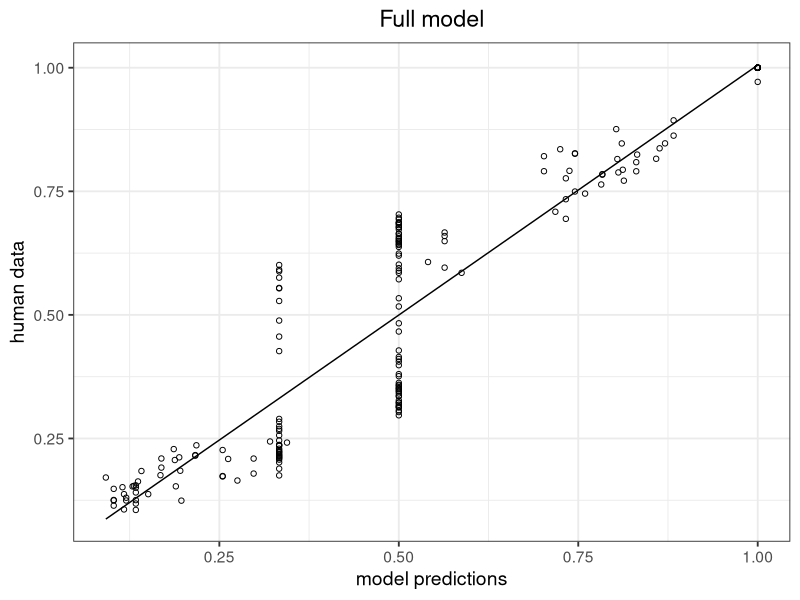
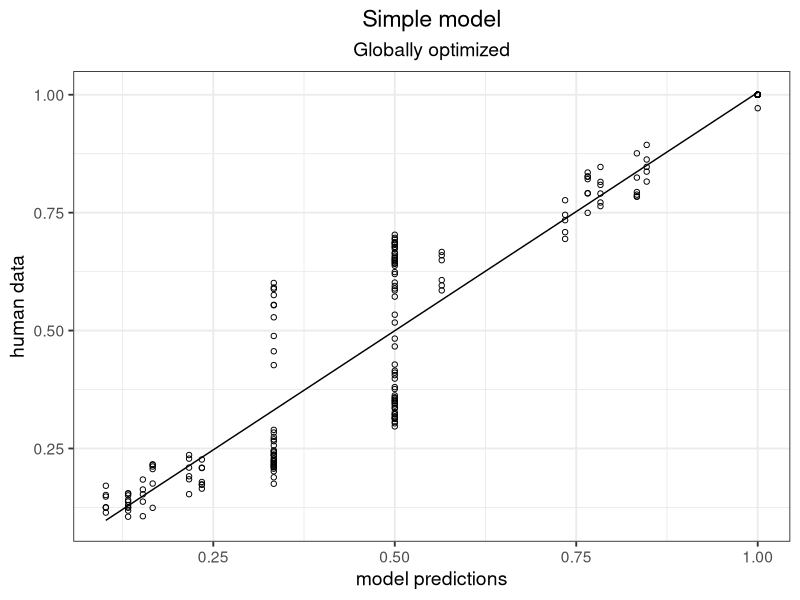
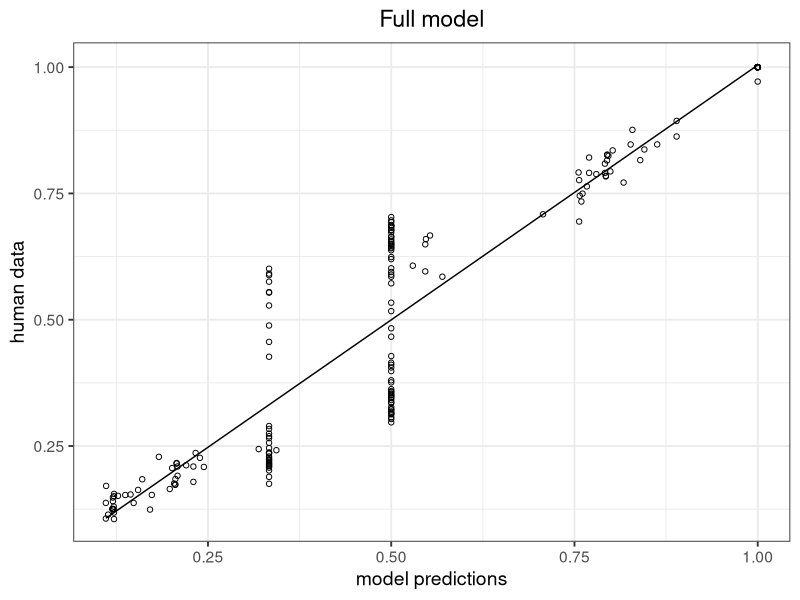
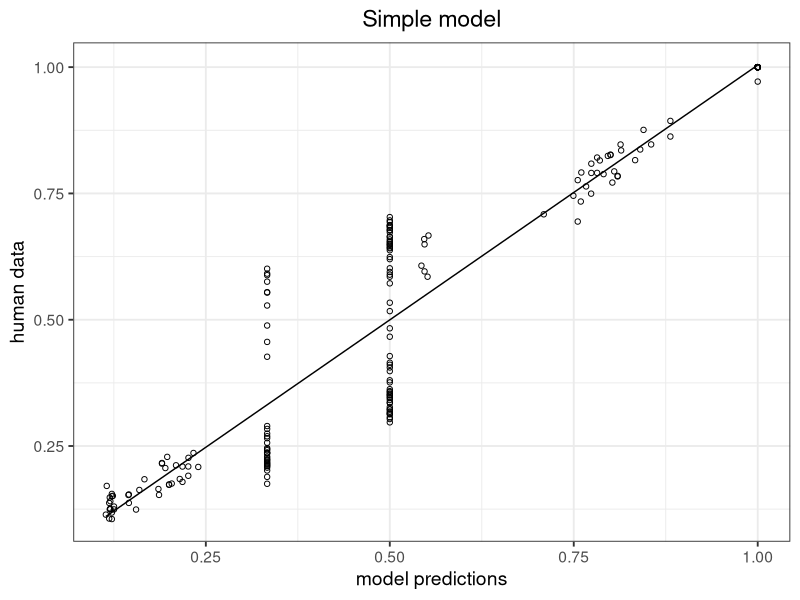
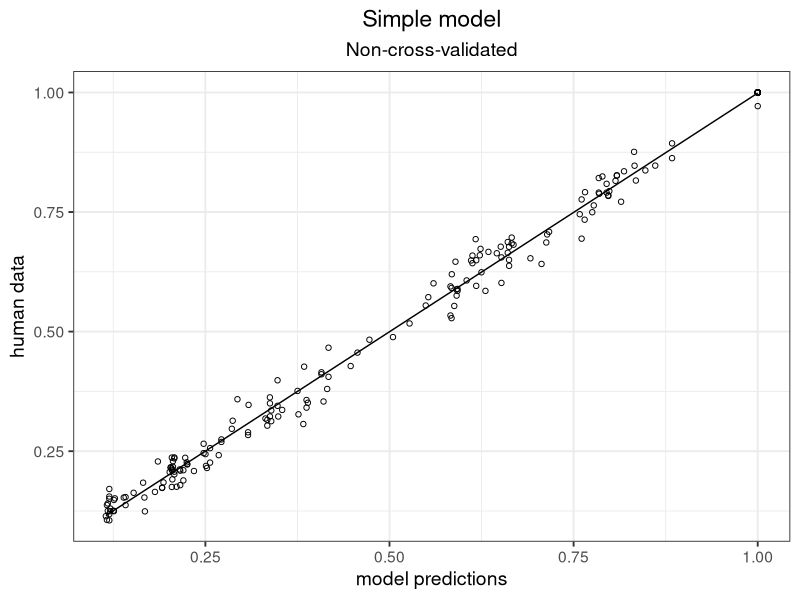
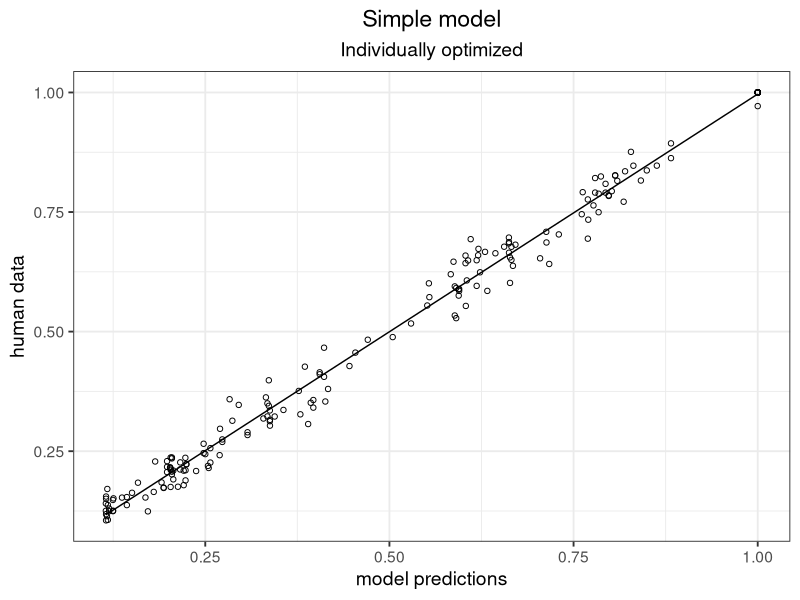
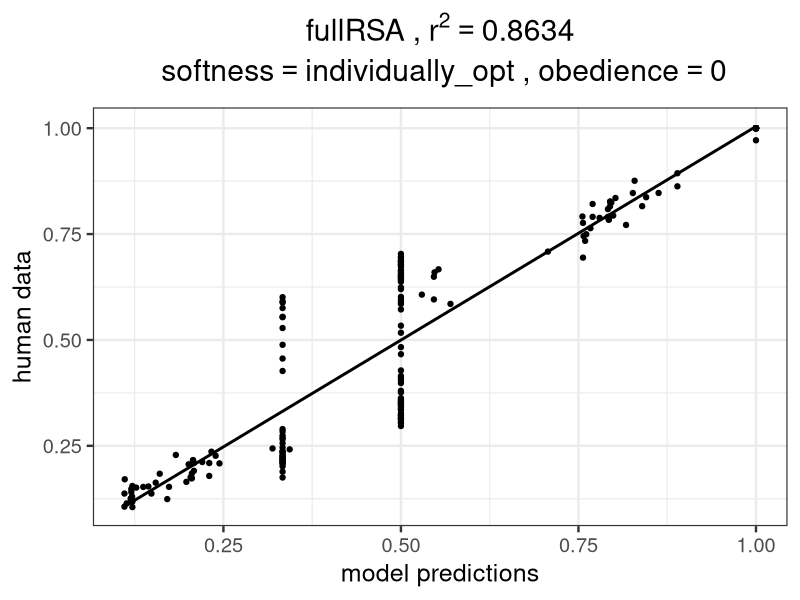
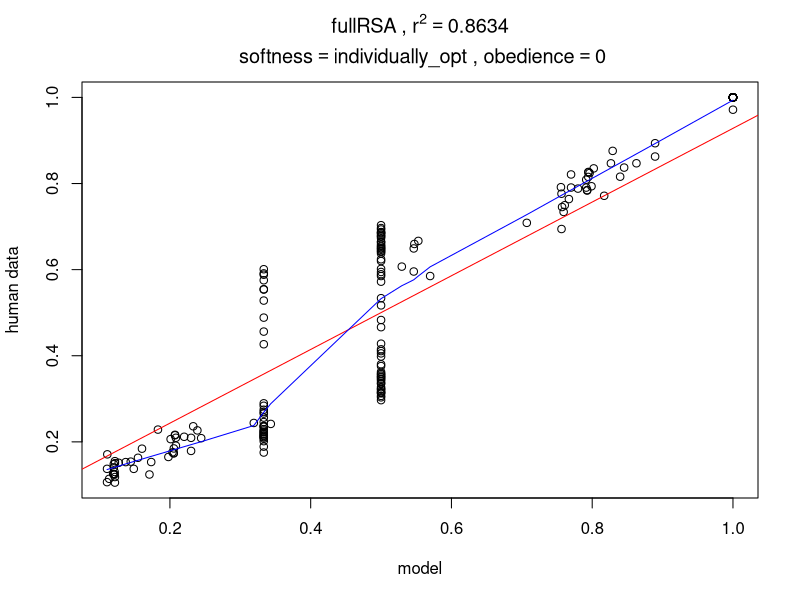

Write the R code that produced these figures, in order.
library("dplyr")
library("ggplot2")

################################################## X 4 Prior inference ##################################

# Import full csv table

setwd("~/Documents/GitHub/prior_inference/RSA_2019_08/X4_Plots")
full <- read.csv("for_scatterplots_updated.csv")
head(full)

## See what models we have ##

stats <- full %>%
    group_by(softness,obedience, alpha, cross_validated,type, Nr) %>%
    summarise(n_occur = n())
ordered <- stats[order(stats$Nr),] # Sort the summary table
print.data.frame(ordered)

##########################################################################################################

# Subset data for plotting. Fill in the template

# plotData <- subset(full, softness ==  & obedience ==  & cross_validated == " " & type == "") # for simple models
# plotData <- subset(full, softness ==  & obedience ==  & alpha == & cross_validated == " " & type == "") # for full models

# Softness, obedience, and alpha are numeric
# Cross_validated can be "yes" or "no"
# Type can be "simpleRSA" or "fullRSA"
# Nr is model number in the order they are listed in the scatterplot file. 

##########################################################################################################

### Subsets for figures in the paper. Pick one plotData subset, then run the define variables part
### Then generate the plot either with ggplot or a simple plot

## Figure \label{simple-full}

# for m23
plotData <- subset(full, softness == "globally_opt" & obedience == 0 & 
                          cross_validated == "no" & type == "fullRSA" & alpha == 1) 

r2 <- round((summary(lm(plotData$model~plotData$workerData))$r.squared), digits = 4)
softness <- unique(as.character(plotData$softness))
obedience <- unique(as.character(plotData$obedience))
type <- unique(as.character(plotData$type))
nr <- plotData$Nr[1]


figure <- ggplot(plotData, aes(x = model, y = workerData)) +
  geom_point(shape = 1) +
  stat_smooth(method = "lm",
              col = "black",
              se = FALSE,
              size = .5) +
  theme_bw(base_size = 14) +
  labs(title = "Full model")+
#  labs(title = bquote(atop
 #                     (.(type) ~"," ~ r^2 == .(r2),
 #                       ~ "softness" == .(softness) ~ "," ~ "obedience" == .(obedience)
 #                     )))+
  ylab("human data")+
  xlab("model predictions") +
  theme(plot.title = element_text(hjust = 0.5))
print(figure)
ggsave(figure, height = 3, width = 3, units = "in", filename = paste("m", nr,".pdf", sep=""))

model <- lm(formula = plotData$model~plotData$workerData)
model2 <- lm(formula = plotData$workerData~plotData$model)

model <- lm(formula = plotData$model~plotData$workerData)
summary(model)
summary(model2)

confint(model)
summary(model)
confint(model)


# for m13
plotData <- subset(full, softness == "globally_opt" & obedience == 0 & 
                     cross_validated == "no" & type == "simpleRSA") 

model <- lm(formula = plotData$model~plotData$workerData)
summary(model)
confint(model)

r2 <- round((summary(lm(plotData$model~plotData$workerData))$r.squared), digits = 4)
softness <- unique(as.character(plotData$softness))
obedience <- unique(as.character(plotData$obedience))
type <- unique(as.character(plotData$type))
nr <- plotData$Nr[1]


figure <- ggplot(plotData, aes(x = model, y = workerData)) +
  geom_point(shape = 1) +
  stat_smooth(method = "lm",
              col = "black",
              se = FALSE,
              size = .5) +
  theme_bw(base_size = 14) +
  labs(title = "Simple model", subtitle = "Globally optimized")+
  #  labs(title = bquote(atop
  #                     (.(type) ~"," ~ r^2 == .(r2),
  #                       ~ "softness" == .(softness) ~ "," ~ "obedience" == .(obedience)
  #                     )))+
  ylab("human data")+
  xlab("model predictions") +
  theme(plot.title = element_text(hjust = 0.5), plot.subtitle = element_text(hjust = 0.5))
print(figure)
ggsave(figure, height = 3, width = 3, units = "in", filename = paste("m", nr,".pdf", sep=""))



#plotData <- subset(full, softness == "individually_opt" & obedience == 0.1 & cross_validated == "yes" & type == "simpleRSA") # for m9

####### Figure \label{simple-full-individual}
# for m16
plotData <- subset(full, softness == "individually_opt" & obedience == 0 & 
                                            cross_validated == "no" & type == "fullRSA" & 
                                             alpha == "individually_opt") 
model <- lm(formula = plotData$model~plotData$workerData)
summary(model)
confint(model)

r2 <- round((summary(lm(plotData$model~plotData$workerData))$r.squared), digits = 4)
softness <- unique(as.character(plotData$softness))
obedience <- unique(as.character(plotData$obedience))
type <- unique(as.character(plotData$type))
nr <- plotData$Nr[1]


figure <- ggplot(plotData, aes(x = model, y = workerData)) +
  geom_point(shape = 1) +
  stat_smooth(method = "lm",
              col = "black",
              se = FALSE,
              size = .5) +
  theme_bw(base_size = 14) +
  labs(title = "Full model")+
  #  labs(title = bquote(atop
  #                     (.(type) ~"," ~ r^2 == .(r2),
  #                       ~ "softness" == .(softness) ~ "," ~ "obedience" == .(obedience)
  #                     )))+
  ylab("human data")+
  xlab("model predictions") +
  theme(plot.title = element_text(hjust = 0.5))
print(figure)
ggsave(figure, height = 3, width = 3, units = "in", filename = paste("m", nr,".pdf", sep=""))


# for m3                    
plotData <- subset(full, softness == "individually_opt" & obedience == 0 & 
                     cross_validated == "no" & type == "simpleRSA") 

model <- lm(formula = plotData$model~plotData$workerData)
summary(model)
confint(model)

r2 <- round((summary(lm(plotData$model~plotData$workerData))$r.squared), digits = 4)
softness <- unique(as.character(plotData$softness))
obedience <- unique(as.character(plotData$obedience))
type <- unique(as.character(plotData$type))
nr <- plotData$Nr[1]


figure <- ggplot(plotData, aes(x = model, y = workerData)) +
  geom_point(shape = 1) +
  stat_smooth(method = "lm",
              col = "black",
              se = FALSE,
              size = 0.5) +
  theme_bw(base_size = 14) +
  labs(title = "Simple model")+
  #  labs(title = bquote(atop
  #                     (.(type) ~"," ~ r^2 == .(r2),
  #                       ~ "softness" == .(softness) ~ "," ~ "obedience" == .(obedience)
  #                     )))+
  ylab("human data")+
  xlab("model predictions") +
  theme(plot.title = element_text(hjust = 0.5))
print(figure)
ggsave(figure, height = 3, width = 3, units = "in", filename = paste("m", nr,".pdf", sep=""))



########## Figure \label{cross-validation} ##########
# for m5

plotData <- subset(full, softness == "individually_opt" & obedience == "individually_opt" & 
                                             cross_validated == "no" & type == "simpleRSA") 

model <- lm(formula = plotData$model~plotData$workerData)
summary(model)
confint(model)

r2 <- round((summary(lm(plotData$model~plotData$workerData))$r.squared), digits = 4)
softness <- unique(as.character(plotData$softness))
obedience <- unique(as.character(plotData$obedience))
type <- unique(as.character(plotData$type))
nr <- plotData$Nr[1]


figure <- ggplot(plotData, aes(x = model, y = workerData)) +
  geom_point(shape = 1) +
  stat_smooth(method = "lm",
              col = "black",
              se = FALSE,
              size = .5) +
  theme_bw(base_size = 14) +
  labs(title = "Simple model", subtitle = "Non-cross-validated")+
  #  labs(title = bquote(atop
  #                     (.(type) ~"," ~ r^2 == .(r2),
  #                       ~ "softness" == .(softness) ~ "," ~ "obedience" == .(obedience)
  #                     )))+
  ylab("human data")+
  xlab("model predictions") +
  theme(plot.title = element_text(hjust = 0.5), plot.subtitle = element_text(hjust = 0.5))
print(figure)
ggsave(figure, height = 3, width = 3, units = "in", filename = paste("m", nr,".pdf", sep=""))



# for m8
plotData <- subset(full, softness == "individually_opt" & obedience == "individually_opt" & 
                    cross_validated == "yes" & type == "simpleRSA") 

model <- lm(formula = plotData$model~plotData$workerData)

summary(model)
confint(model)

r2 <- round((summary(lm(plotData$model~plotData$workerData))$r.squared), digits = 4)
softness <- unique(as.character(plotData$softness))
obedience <- unique(as.character(plotData$obedience))
type <- unique(as.character(plotData$type))
nr <- plotData$Nr[1]


figure <- ggplot(plotData, aes(x = model, y = workerData)) +
  geom_point(shape = 1) +
  stat_smooth(method = "lm",
              col = "black",
              se = FALSE,
              size = .5) +
  theme_bw(base_size = 14) +
  labs(title = "Simple model", subtitle = "Individually optimized")+
  #  labs(title = bquote(atop
  #                     (.(type) ~"," ~ r^2 == .(r2),
  #                       ~ "softness" == .(softness) ~ "," ~ "obedience" == .(obedience)
  #                     )))+
  ylab("human data")+
  xlab("model predictions") +
  theme(plot.title = element_text(hjust = 0.5), plot.subtitle = element_text(hjust = 0.5))
print(figure)
ggsave(figure, height = 3, width = 3, units = "in", filename = paste("m", nr,".pdf", sep=""))

plotData <- subset(full, Nr == 14) 

model <- lm(formula = plotData$model~plotData$workerData)
summary(model)
confint(model)

r2 <- round((summary(lm(plotData$model~plotData$workerData))$r.squared), digits = 4)
softness <- unique(as.character(plotData$softness))
obedience <- unique(as.character(plotData$obedience))
type <- unique(as.character(plotData$type))
nr <- plotData$Nr[1]

plotData <- subset(full, Nr == 27) 

model <- lm(formula = plotData$model~plotData$workerData)
summary(model)
confint(model)

plotData <- subset(full, Nr == 28) 

model <- lm(formula = plotData$model~plotData$workerData)
summary(model)

plotData <- subset(full, Nr == 16) 

model <- lm(formula = plotData$model~plotData$workerData)
summary(model)

#### Old code below #####


# Define variables to pass to plot title and ggsave

r2 <- round((summary(lm(plotData$model~plotData$workerData))$r.squared), digits = 4)
softness <- unique(as.character(plotData$softness))
obedience <- unique(as.character(plotData$obedience))
type <- unique(as.character(plotData$type))
nr <- plotData$Nr[1]

## Scatterplot with ggplot2 ##
# Contains a title with parameter values for now ##

figure <- ggplot(plotData, aes(x = model, y = workerData)) +
  geom_point() +
  stat_smooth(method = "lm",
              col = "black",
              se = FALSE,
              size = 1) +
  theme_bw(base_size = 18) +
  labs(title = bquote(atop
                     (.(type) ~"," ~ r^2 == .(r2),
                       ~ "softness" == .(softness) ~ "," ~ "obedience" == .(obedience)
                     )))+
  ylab("human data")+
  xlab("model predictions") +
  theme(plot.title = element_text(hjust = 0.5))
print(figure)
ggsave(figure, filename = paste("m", nr,".pdf", sep=""))


## Simple plot works a little faster to look up r2 values ##

model <- lm(formula = plotData$model~plotData$workerData)
summary(model)
confint(model)

plot(plotData$model, plotData$workerData, xlab = "model", ylab = "human data")
abline(lm(formula = plotData$model~plotData$workerData), col="red") # regression line (y~x)
lines(lowess(plotData$model,plotData$workerData), col="blue") # lowess line (x,y)

title(main = bquote(atop
      (.(type) ~"," ~ r^2 == .(r2),
        ~ "softness" == .(softness) ~ "," ~ "obedience" == .(obedience)
        )))

#########################################################################################################


